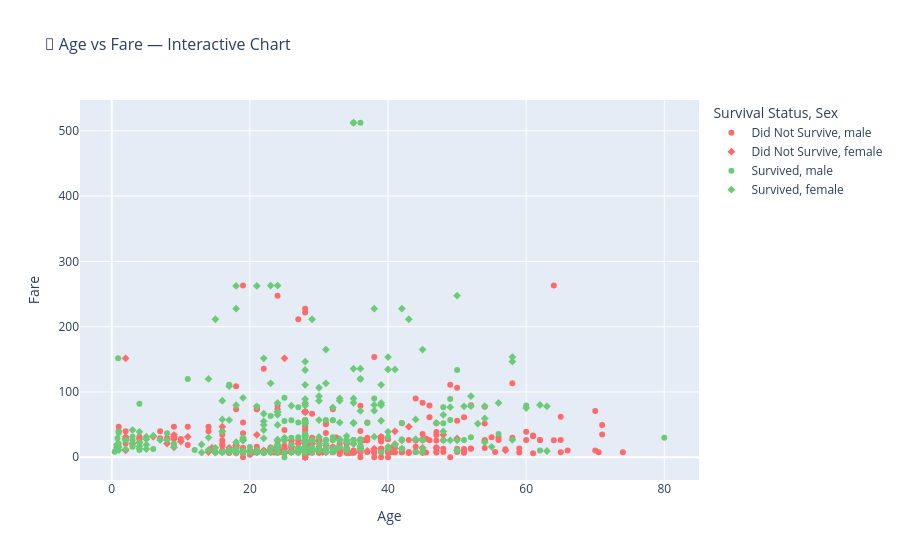

Source (notebook cell):
### Code cell
fig = px.scatter(df, x='Age', y='Fare',
                 color=df['Survived'].map({0: 'Did Not Survive', 1: 'Survived'}),
                 symbol='Sex',
                 title='🔵 Age vs Fare — Interactive Chart',
                 color_discrete_map={
                     'Did Not Survive': '#FF6B6B',
                     'Survived': '#6BCB77'
                 },
                 labels={'color': 'Survival Status'})

fig.update_layout(title_font_size=16)
fig.show()
print("✅ Interactive chart displayed!")

### Figure 1 — Plotly figure (JSON) as saved in the notebook; plotly's stock layout.template omitted (floating-point values rounded to 4 significant figures; data arrays with more than 128 entries replaced by an {"elided": "..."} marker saying what was removed)
{"data": [{"hovertemplate": "Survival Status=Did Not Survive<br>Sex=male<br>Age=%{x}<br>Fare=%{y}<extra></extra>", "legendgroup": "Did Not Survive, male", "marker": {"color": "#FF6B6B", "symbol": "circle"}, "mode": "markers", "name": "Did Not Survive, male", "orientation": "v", "showlegend": true, "type": "scatter", "x": {"elided": "468 float values"}, "xaxis": "x", "y": {"elided": "468 float values"}, "yaxis": "y"}, {"hovertemplate": "Survival Status=Did Not Survive<br>Sex=female<br>Age=%{x}<br>Fare=%{y}<extra></extra>", "legendgroup": "Did Not Survive, female", "marker": {"color": "#FF6B6B", "symbol": "diamond"}, "mode": "markers", "name": "Did Not Survive, female", "orientation": "v", "showlegend": true, "type": "scatter", "x": [14.0, 31.0, 8.0, 18.0, 40.0, 27.0, 18.0, 16.0, 28.0, 14.5, 20.0, 17.0, 2.0, 47.0, 28.0, 9.0, 45.0, 50.0, 28.0, 24.0, 2.0, 28.0, 28.0, 28.0, 25.0, 29.0, 41.0, 28.0, 45.0, 24.0, 2.0, 26.0, 38.0, 45.0, 3.0, 31.0, 21.0, 20.0, 28.0, 28.0, 10.0, 28.0, 21.0, 22.0, 28.0, 25.0, 21.0, 28.0, 37.0, 30.0, 9.0, 11.0, 28.0, 29.0, 28.0, 28.0, 39.0, 26.0, 9.0, 41.0, 2.0, 18.0, 32.0, 43.0, 28.0, 18.0, 25.0, 48.0, 30.5, 57.0, 28.0, 30.0, 18.0, 6.0, 23.0, 9.0, 44.0, 28.0, 22.0, 39.0, 28.0], "xaxis": "x", "y": [7.854, 18.0, 21.07, 18.0, 9.475, 21.0, 17.8, 46.9, 7.896, 14.45, 9.825, 14.46, 31.27, 14.5, 15.25, 34.38, 27.9, 28.71, 69.55, 13.0, 10.46, 25.47, 7.55, 14.45, 7.775, 10.46, 20.21, 7.75, 7.75, 8.85, 151.6, 26.0, 13.0, 14.45, 21.07, 7.854, 9.825, 8.662, 25.47, 8.05, 24.15, 14.4, 34.38, 9.838, 25.47, 151.6, 7.75, 7.629, 9.588, 8.662, 31.27, 31.27, 8.05, 21.07, 14.46, 7.75, 31.27, 16.1, 27.9, 39.69, 27.9, 6.75, 15.5, 46.9, 8.137, 14.45, 7.925, 34.38, 7.75, 10.5, 69.55, 24.15, 7.775, 31.27, 7.925, 15.25, 26.0, 69.55, 10.52, 29.12, 23.45], "yaxis": "y"}, {"hovertemplate": "Survival Status=Survived<br>Sex=male<br>Age=%{x}<br>Fare=%{y}<extra></extra>", "legendgroup": "Survived, male", "marker": {"color": "#6BCB77", "symbol": "circle"}, "mode": "markers", "name": "Survived, male", "orientation": "v", "showlegend": true, "type": "scatter", "x": [28.0, 34.0, 28.0, 28.0, 28.0, 28.0, 32.0, 0.83, 29.0, 23.0, 28.0, 12.0, 24.0, 27.0, 9.0, 1.0, 45.0, 3.0, 18.0, 26.0, 40.0, 16.0, 38.0, 19.0, 37.0, 3.0, 25.0, 25.0, 19.0, 30.0, 42.0, 28.0, 28.0, 0.92, 45.0, 2.0, 3.0, 25.0, 36.0, 21.0, 39.0, 3.0, 44.0, 32.0, 28.0, 28.0, 4.0, 34.0, 52.0, 49.0, 29.0, 48.0, 25.0, 9.0, 28.0, 26.0, 29.0, 36.0, 32.0, 28.0, 8.0, 17.0, 22.0, 32.0, 62.0, 36.0, 32.0, 60.0, 49.0, 35.0, 27.0, 42.0, 20.0, 80.0, 32.0, 28.0, 48.0, 56.0, 50.0, 20.0, 31.0, 36.0, 27.0, 31.0, 28.0, 35.0, 42.0, 28.0, 48.0, 27.0, 35.0, 28.0, 31.0, 6.0, 0.67, 20.0, 1.0, 11.0, 0.42, 27.0, 27.0, 1.0, 28.0, 0.83, 32.0, 28.0, 51.0, 4.0, 26.0], "xaxis": "x", "y": [13.0, 13.0, 35.5, 7.229, 35.5, 15.25, 56.5, 29.0, 9.5, 63.36, 7.775, 11.24, 7.142, 7.796, 20.52, 39.0, 26.55, 26.0, 8.05, 18.79, 31.0, 8.05, 90.0, 10.5, 52.55, 31.39, 7.775, 0.0, 8.05, 9.5, 13.0, 30.5, 23.25, 151.6, 8.05, 26.0, 15.9, 55.44, 120.0, 7.796, 7.925, 18.75, 7.925, 8.05, 26.55, 8.113, 81.86, 26.55, 30.5, 89.1, 7.896, 26.55, 91.08, 15.9, 26.55, 56.5, 7.75, 26.29, 26.0, 13.86, 36.75, 110.9, 7.225, 7.854, 10.5, 26.39, 7.925, 79.2, 56.93, 26.55, 30.5, 52.55, 15.74, 30.0, 30.5, 56.5, 76.73, 35.5, 133.7, 7.925, 13.0, 512.3, 76.73, 57.0, 56.5, 26.29, 26.29, 15.25, 52.0, 53.1, 512.3, 30.0, 7.925, 12.47, 14.5, 7.229, 20.57, 120.0, 8.517, 6.975, 8.662, 37.0, 7.75, 18.75, 56.5, 29.7, 26.55, 11.13, 30.0], "yaxis": "y"}, {"hovertemplate": "Survival Status=Survived<br>Sex=female<br>Age=%{x}<br>Fare=%{y}<extra></extra>", "legendgroup": "Survived, female", "marker": {"color": "#6BCB77", "symbol": "diamond"}, "mode": "markers", "name": "Survived, female", "orientation": "v", "showlegend": true, "type": "scatter", "x": {"elided": "233 float values"}, "xaxis": "x", "y": {"elided": "233 float values"}, "yaxis": "y"}], "layout": {"legend": {"title": {"text": "Survival Status, Sex"}, "tracegroupgap": 0}, "title": {"font": {"size": 16}, "text": "🔵 Age vs Fare — Interactive Chart"}, "xaxis": {"anchor": "y", "domain": [0, 1], "title": {"text": "Age"}}, "yaxis": {"anchor": "x", "domain": [0, 1], "title": {"text": "Fare"}}}}
